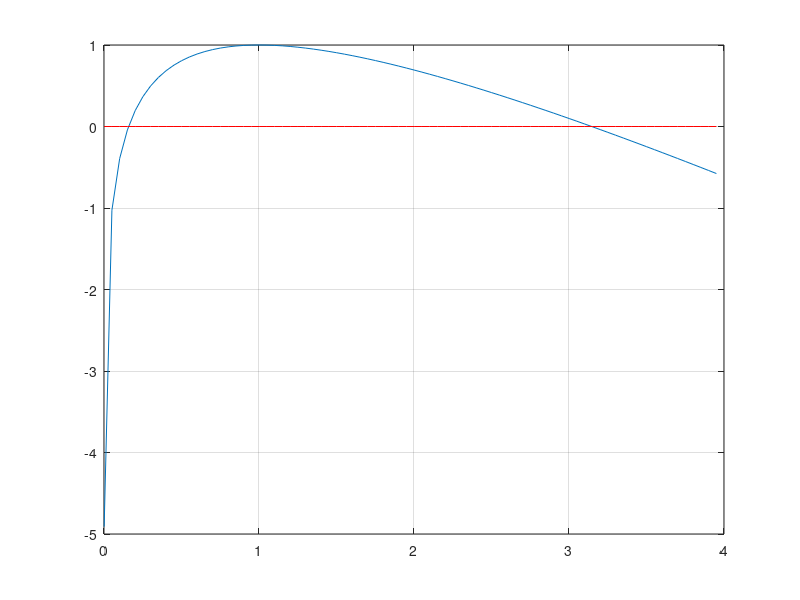

The MATLAB source for this figure: (Note: this script raises an error after producing the figure.)
x=0.001:0.05:4;
[0.001, 4.0]

y=log(x) - x + 2;

plot(x,y);
hold on;
plot(x,0*y,'r-');
grid on;

x=fzero('y',[0.1 0.5]);
[x y(x)]
x=fzero('y',[3.00 3.50]);
[x y(x)]
x=fsolve('y',[0.1 3.5]);
[x y(x)]
